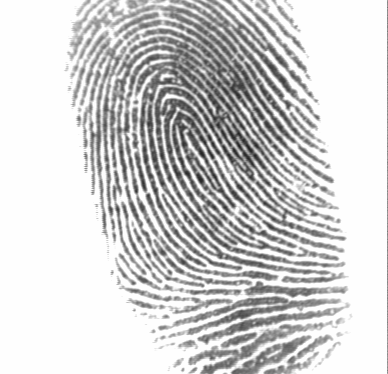
#> input picture Database/Test1/DB1_B_2002/106_2.tif, 388 x 374 px, found by its file name
$ python 'FLANN based Matcher.py'
#> lines starting #> are read from the running program, lines starting #| are printed output that depends on the picture
import cv2
import os
from fingerprint_enhancer import *

def enhance_fingerprint(imageAdd):
    imageAdd = enhance_Fingerprint(imageAdd,resize=True)

    for i in range(imageAdd.shape[0]):
        for j in range(imageAdd.shape[1]):
            imageAdd[i,j]=255-imageAdd[i,j]

    return imageAdd

test_original = cv2.imread("./BTL_HTTM/Database/Test/DB2_B_2004/106_2.tif",cv2.IMREAD_GRAYSCALE)
#> test_original is the input picture: shape (374, 388); min 33, max 254, mean 209.3

path = "D:/VScode project/python/BTL_HTTM/Database/Train/"

dir_list = os.listdir(path)

file_name=None
image = None
best_score =0
kp1, kp2, mp= None, None,None

clahe = cv2.createCLAHE(clipLimit=2.0, tileGridSize=(16,16))

test_original = clahe.apply(test_original)
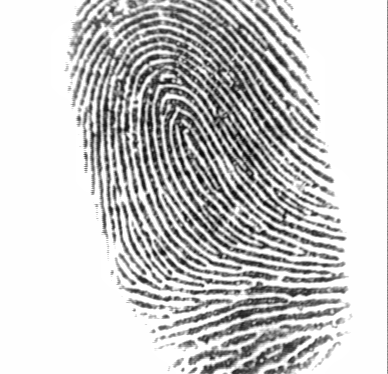
#> test_original: shape (374, 388); min 4, max 255, mean 201.1

test_original = clahe.apply(test_original)
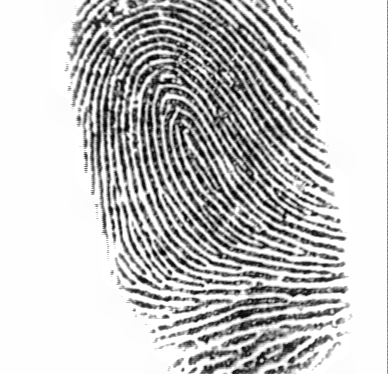
#> test_original: shape (374, 388); min 1, max 255, mean 197.2

for folder in dir_list:
    for file_name1 in os.listdir(path+folder):
        print(folder+"/"+file_name1)

        fingerprint_database_image = cv2.imread(path+"/"+folder+"/"+file_name1,cv2.IMREAD_GRAYSCALE)
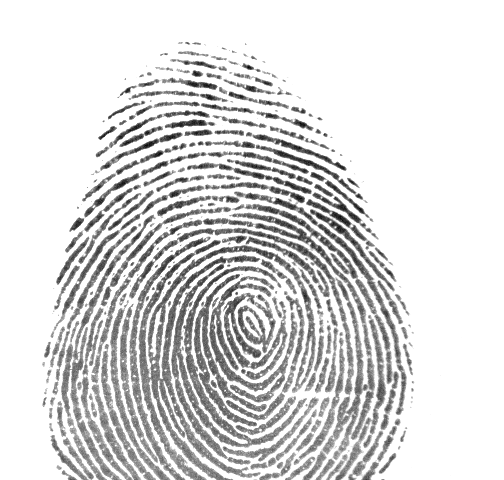
#> input picture Database/Train/CMS1/012_10_7.tif, 504 x 480 px, found by its file name
#> fingerprint_database_image is the input picture: shape (480, 504); min 0, max 255, mean 219

        fingerprint_database_image = clahe.apply(fingerprint_database_image)
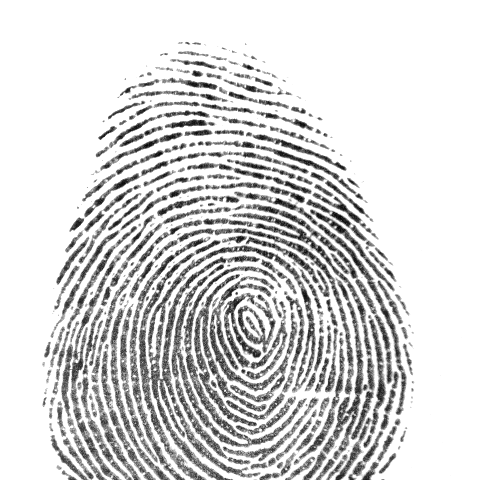
#> fingerprint_database_image: shape (480, 504); min 1, max 255, mean 216.9

        fingerprint_database_image = clahe.apply(fingerprint_database_image)
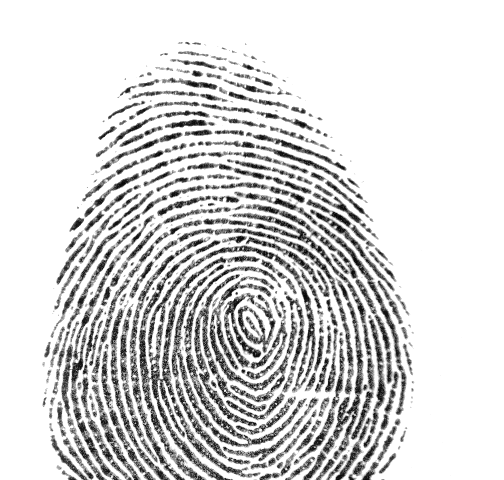
#> fingerprint_database_image: shape (480, 504); min 2, max 255, mean 215.5

        sift = cv2.SIFT_create()

        keypoints_1, descriptors_1 = sift.detectAndCompute(test_original,None)
#> keypoints_1 = 2674 keypoints; strongest (x, y, size): (314, 214, 3.7), (170, 272, 2.6), (168, 299, 3.7), (315, 185, 3.5)
        keypoints_2, descriptors_2 = sift.detectAndCompute(fingerprint_database_image,None)
#> keypoints_2 = 3687 keypoints; strongest (x, y, size): (243, 371, 2.3), (196, 74, 4.3), (328, 302, 2.9), (128, 90, 3.3)

        matches = cv2.FlannBasedMatcher(dict(algorithm=1, trees=5),
            dict()).knnMatch(descriptors_1, descriptors_2, k=2)
#> matches = 2674 matches

        match_points = []

        for p, q in matches:
            if p.distance < 0.75*q.distance:
                match_points.append(p)
#> after the loop, match_points = 18 matches

        print(len(match_points))
#| 18

        keypoints = 0
        if len(keypoints_1) < len(keypoints_2):
            keypoints = len(keypoints_1)
#> keypoints = 2674
        else:
            keypoints = len(keypoints_2)

        print(keypoints)
#| 2674

        if len(match_points)>50:
            best_score = len(match_points)

            file_name=folder+"/"+file_name1
            image=fingerprint_database_image

            kp1,kp2,mp= keypoints_1,keypoints_2, match_points

            break
    if best_score >50:
        break


print("BEST MATCH: ",file_name)
print("SCORE: ",best_score)

result = cv2.drawMatches(test_original, kp1, fingerprint_database_image,
                            kp2, mp, None)
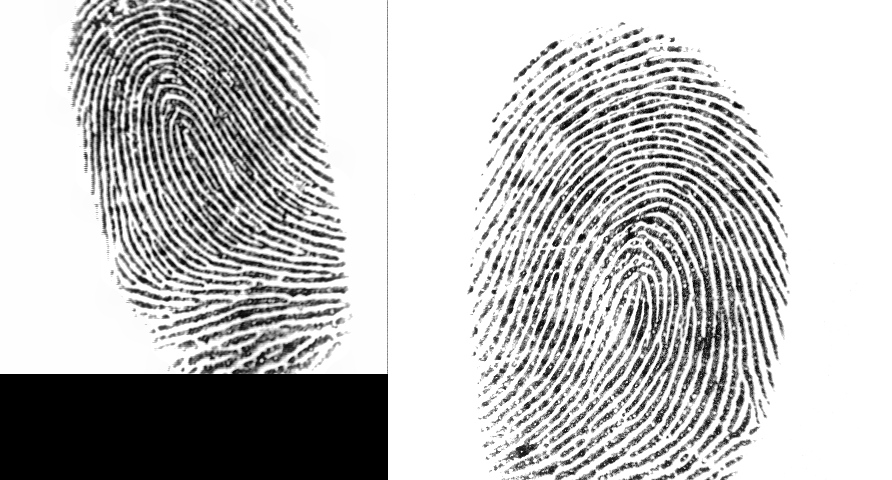
#> result: shape (480, 892, 3); min 0, max 255, mean 190
result = cv2.resize(result, None, fx=2, fy=2)
#> result: shape (960, 1784, 3)
cv2.imshow("result", result)
cv2.waitKey(0)
cv2.destroyAllWindows()
